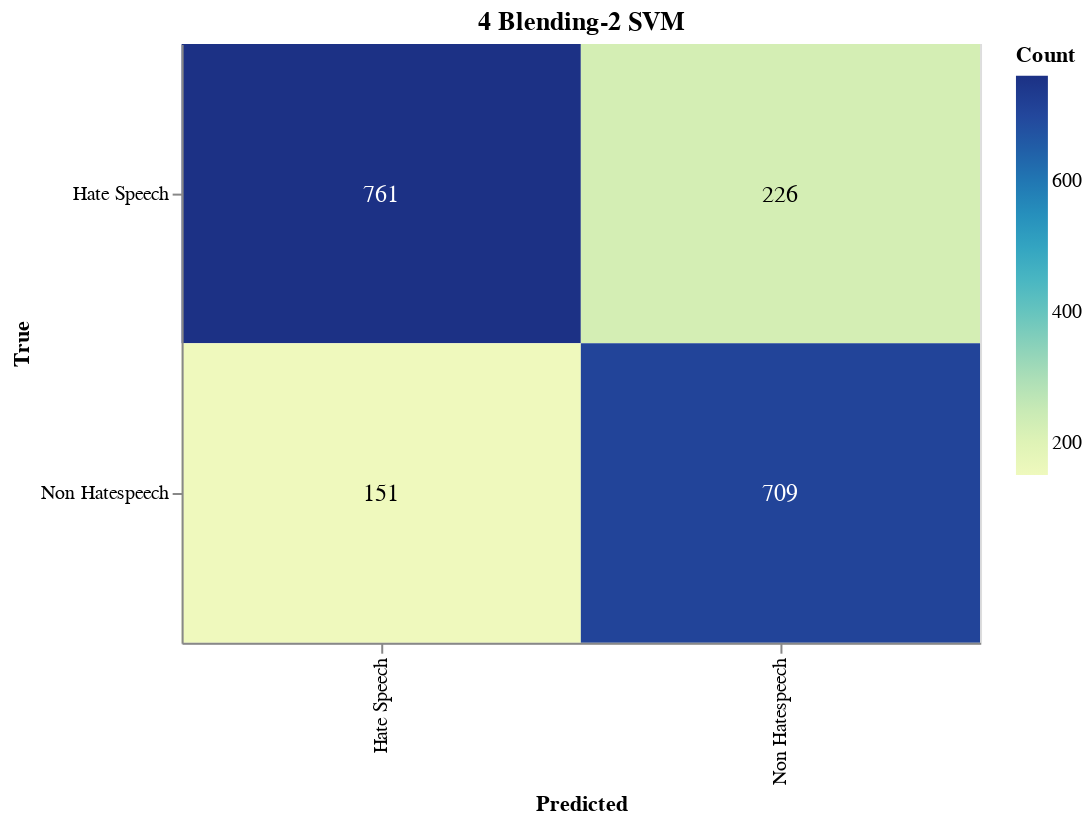

The notebook cell saved with this chart:
### Markdown cell above
#### Save Confusion Matrix

### Code cell
import altair as alt
import pandas as pd
from sklearn.metrics import confusion_matrix

# Calculate the confusion matrix
cm = confusion_matrix(true_labels, adjusted_predictions)

# Define class names
class_names = ['Hate Speech', 'Non Hatespeech']

# Convert confusion matrix to DataFrame
cm_df = pd.DataFrame(cm, index=class_names, columns=class_names).reset_index().melt(id_vars='index')
cm_df.columns = ['True', 'Predicted', 'Count']

# Ensure the order of categories
cm_df['True'] = pd.Categorical(cm_df['True'], categories=class_names, ordered=True)
cm_df['Predicted'] = pd.Categorical(cm_df['Predicted'], categories=class_names, ordered=True)

# Create the Altair plot
heatmap = alt.Chart(cm_df).mark_rect().encode(
    x=alt.X('Predicted:O', sort=class_names),
    y=alt.Y('True:O', sort=class_names),
    color='Count:Q',
    tooltip=['True', 'Predicted', 'Count']
).properties(
    width=400,
    height=300,
    title='4 Blending-2 SVM'
)

# Add text labels
text = heatmap.mark_text(
    align='center',
    baseline='middle',
    fontSize=12
).encode(
    text='Count:Q',
    color=alt.condition(
        alt.datum.Count > cm.max() / 2,
        alt.value('white'),
        alt.value('black')
    )
)

# Combine heatmap and text
final_chart = heatmap + text

# Display the plot
final_chart.show()

### Figure 1 — Vega-Lite specification as saved in the notebook (floating-point values rounded to 4 significant figures)
{"config": {"view": {"continuousWidth": 300, "continuousHeight": 300}}, "layer": [{"mark": {"type": "rect"}, "encoding": {"color": {"field": "Count", "type": "quantitative"}, "tooltip": [{"field": "True", "type": "ordinal"}, {"field": "Predicted", "type": "ordinal"}, {"field": "Count", "type": "quantitative"}], "x": {"field": "Predicted", "sort": ["Hate Speech", "Non Hatespeech"], "type": "ordinal"}, "y": {"field": "True", "sort": ["Hate Speech", "Non Hatespeech"], "type": "ordinal"}}, "title": "4 Blending-2 SVM"}, {"mark": {"type": "text", "align": "center", "baseline": "middle", "fontSize": 12}, "encoding": {"color": {"condition": {"test": "(datum.Count > 380.5)", "value": "white"}, "value": "black"}, "text": {"field": "Count", "type": "quantitative"}, "tooltip": [{"field": "True", "type": "ordinal"}, {"field": "Predicted", "type": "ordinal"}, {"field": "Count", "type": "quantitative"}], "x": {"field": "Predicted", "sort": ["Hate Speech", "Non Hatespeech"], "type": "ordinal"}, "y": {"field": "True", "sort": ["Hate Speech", "Non Hatespeech"], "type": "ordinal"}}, "title": "4 Blending-2 SVM"}], "data": {"name": "data-64b9da4305c85669f9b371e305dc955a"}, "height": 300, "width": 400, "$schema": "https://vega.github.io/schema/vega-lite/v5.17.0.json", "datasets": {"data-64b9da4305c85669f9b371e305dc955a": [{"True": "Hate Speech", "Predicted": "Hate Speech", "Count": 761}, {"True": "Non Hatespeech", "Predicted": "Hate Speech", "Count": 151}, {"True": "Hate Speech", "Predicted": "Non Hatespeech", "Count": 226}, {"True": "Non Hatespeech", "Predicted": "Non Hatespeech", "Count": 709}]}}
